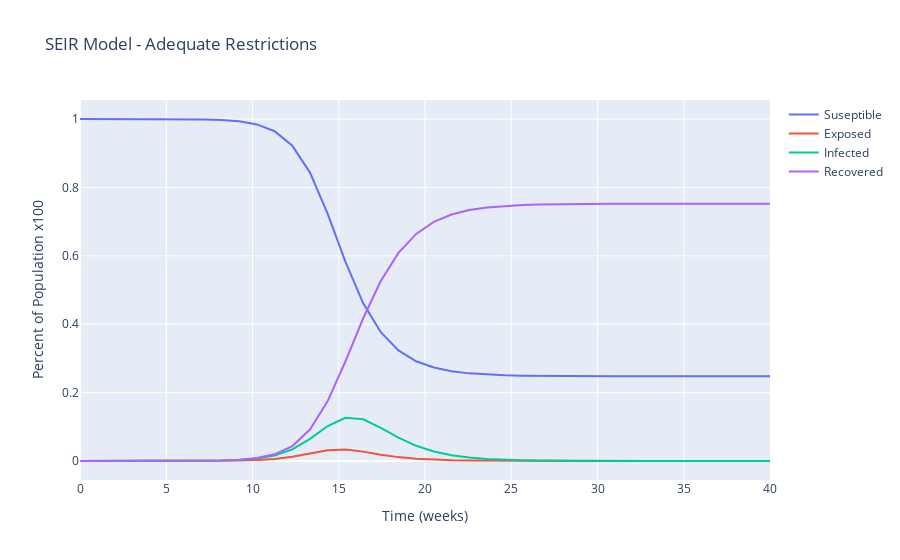

Source (notebook cell):
### Code cell
fig.add_trace(go.Scatter(x=t, y=SEIR[:,0], name='Suseptible'))
fig.add_trace(go.Scatter(x=t, y=SEIR[:,1], name='Exposed'))
fig.add_trace(go.Scatter(x=t, y=SEIR[:,2], name='Infected'))
fig.add_trace(go.Scatter(x=t, y=SEIR[:,3], name='Recovered')) 
fig.layout.update(dict(title='SEIR Model - Adequate Restrictions',
                       xaxis=dict(title='Time (weeks)'),
                       yaxis=dict(title='Percent of Population x100')))
fig.show()
